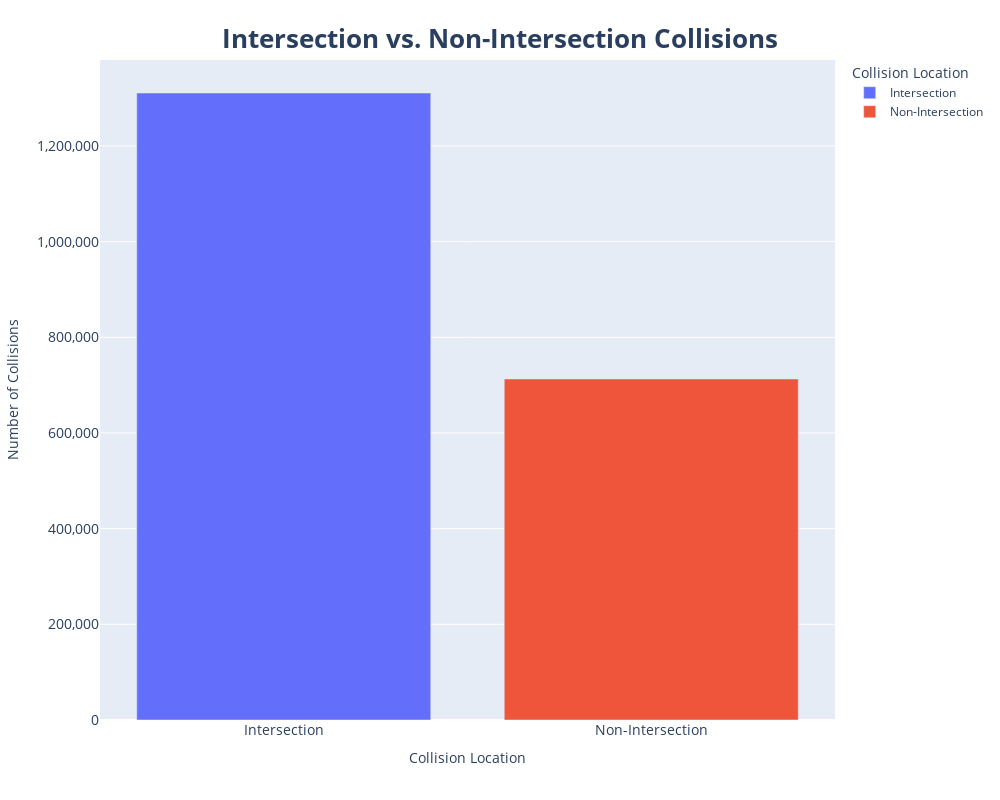

Here is the notebook cell this chart was saved with:
### Markdown cell above
But what do numbers speak? How many intersection collisions were there comparing to non-intersection? Let's see it in a bar chart comparison.

### Code cell
# Assign non-intersection rows by combining on_str and off_str
# Intersection is already assigned.
non_intersection = pd.concat([on_str, off_str])
labels = ['Intersection', 'Non-Intersection']
values = [len(intersection), len(non_intersection)]

# Plot bar chart
fig = px.bar(x=labels, y=values, color=labels)

# Update layout of the chart
fig.update_layout(
    height = 800,
    xaxis_title = 'Collision Location',
    yaxis_title = 'Number of Collisions',
    yaxis_tickformat = ',',
    legend_title = 'Collision Location',
    title={
        'text': '<b>Intersection vs. Non-Intersection Collisions</b>',
        'x': 0.5,
        'xanchor': 'center',
        'yanchor': 'top',
        'font':{
            'size':26
        }
    },
    xaxis_tickfont_size = 14,
    yaxis_tickfont_size = 14,
    width = 1000
)
fig.show()

### Figure 1 — Plotly figure (JSON) as saved in the notebook; plotly's stock layout.template omitted (floating-point values rounded to 4 significant figures)
{"data": [{"alignmentgroup": "True", "hovertemplate": "color=Intersection<br>x=%{x}<br>y=%{y}<extra></extra>", "legendgroup": "Intersection", "marker": {"color": "#636efa", "pattern": {"shape": ""}}, "name": "Intersection", "offsetgroup": "Intersection", "orientation": "v", "showlegend": true, "textposition": "auto", "type": "bar", "x": ["Intersection"], "xaxis": "x", "y": [1310637], "yaxis": "y"}, {"alignmentgroup": "True", "hovertemplate": "color=Non-Intersection<br>x=%{x}<br>y=%{y}<extra></extra>", "legendgroup": "Non-Intersection", "marker": {"color": "#EF553B", "pattern": {"shape": ""}}, "name": "Non-Intersection", "offsetgroup": "Non-Intersection", "orientation": "v", "showlegend": true, "textposition": "auto", "type": "bar", "x": ["Non-Intersection"], "xaxis": "x", "y": [712872], "yaxis": "y"}], "layout": {"barmode": "relative", "height": 800, "legend": {"title": {"text": "Collision Location"}, "tracegroupgap": 0}, "margin": {"t": 60}, "title": {"font": {"size": 26}, "text": "<b>Intersection vs. Non-Intersection Collisions</b>", "x": 0.5, "xanchor": "center", "yanchor": "top"}, "width": 1000, "xaxis": {"anchor": "y", "domain": [0, 1], "tickfont": {"size": 14}, "title": {"text": "Collision Location"}}, "yaxis": {"anchor": "x", "domain": [0, 1], "tickfont": {"size": 14}, "tickformat": ",", "title": {"text": "Number of Collisions"}}}}
